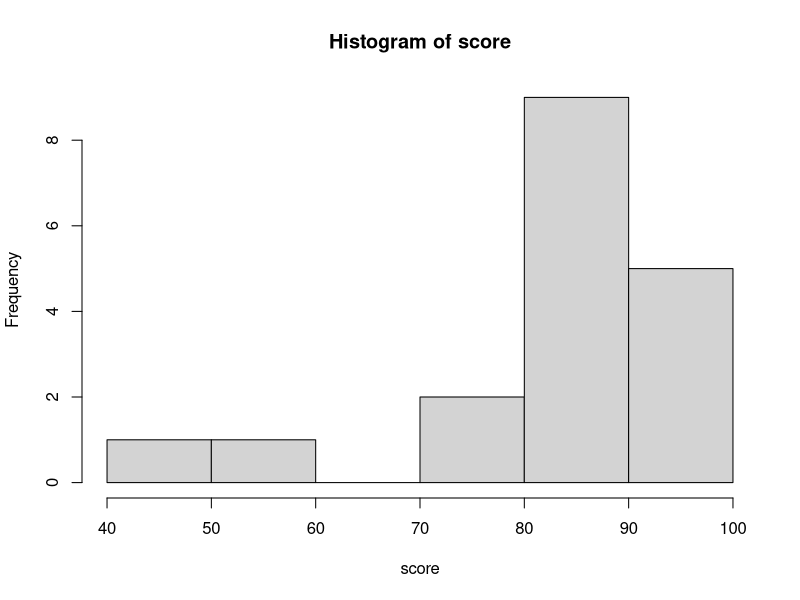
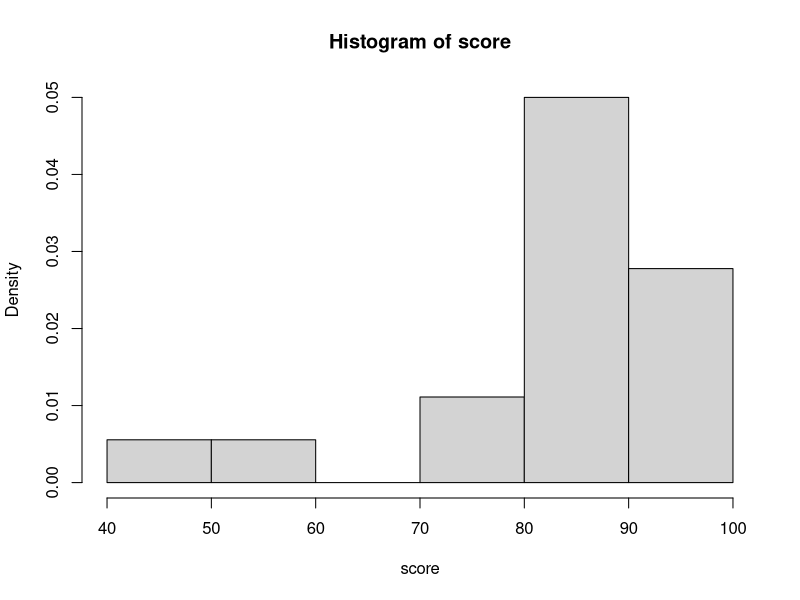
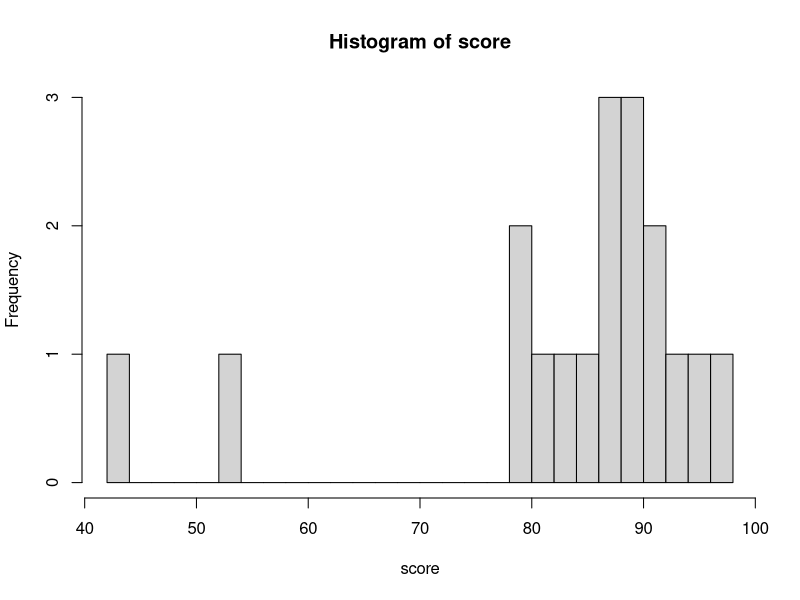
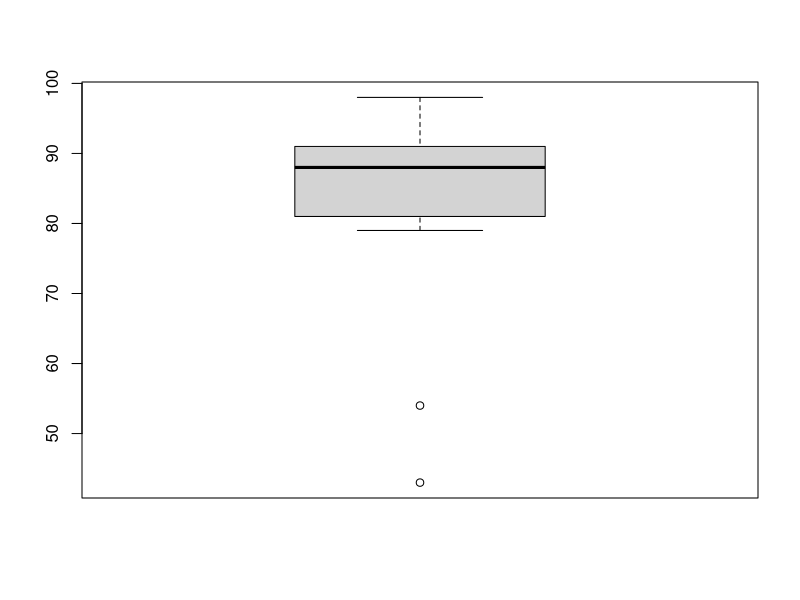
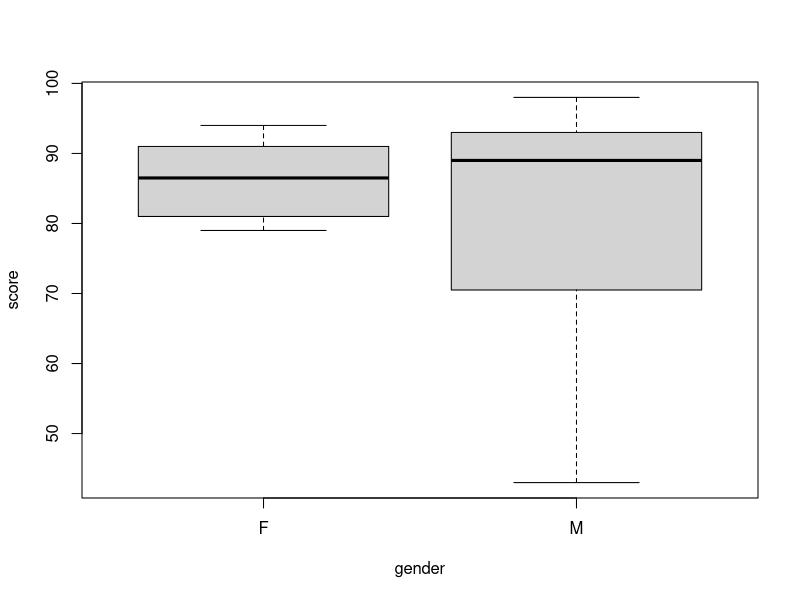
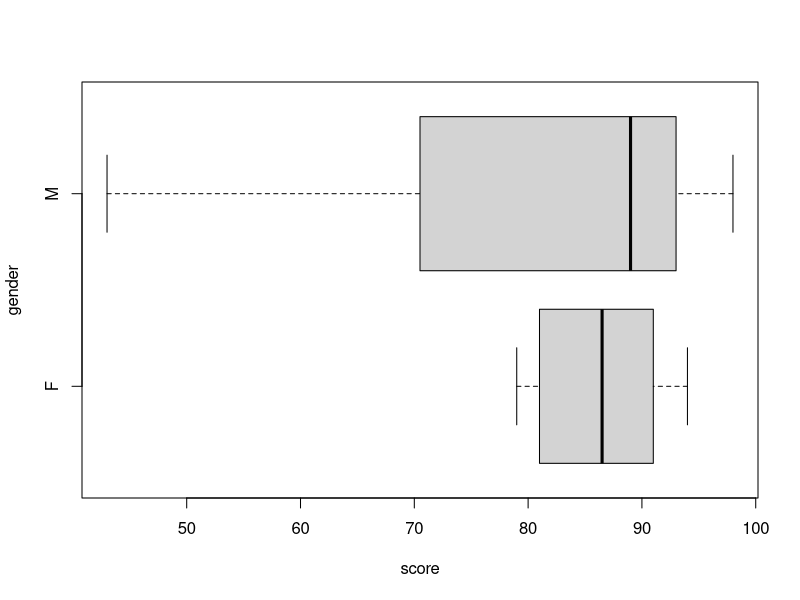
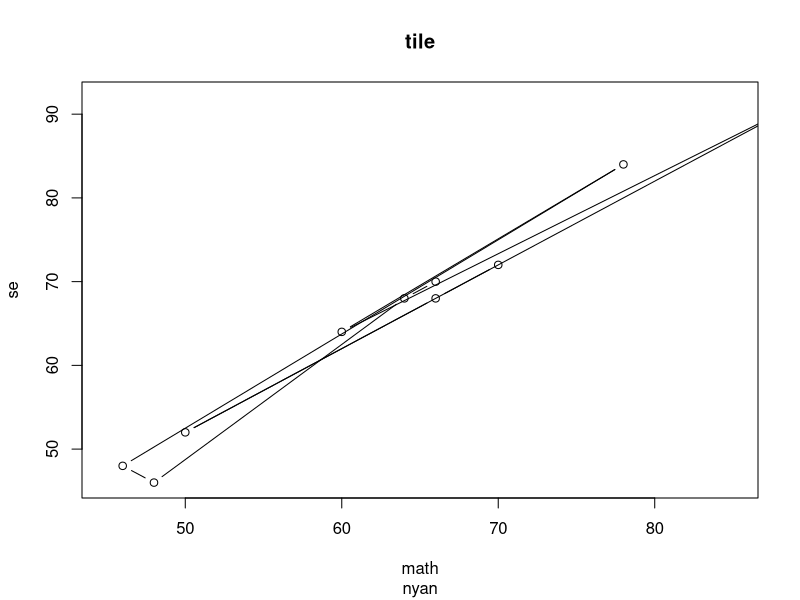

R code for these plots, in order: (Note: this script raises an error after producing the figures.)
## ---- chunk 1
knitr::opts_chunk$set(echo = TRUE)
## ---- chunk 2
gender <- factor(c(rep('M', 8), rep('F', 10)))
score <- c(98, 90, 96, 54, 43, 87, 88, 90, 94, 92, 81, 79, 85, 91, 79, 88, 89, 83)

## ---- chunk 3
hist(score)
hist(score, freq = F)
hist(score, breaks = 20)
## ---- chunk 4
stem(score)
stem(score, scale = 0.1)
## ---- chunk 5
boxplot(score)
boxplot(score ~ gender)
boxplot(score ~ gender, horizontal = TRUE)
## ---- chunk 6

## ---- chunk 7
math <- c(66, 64, 48, 46, 78, 60, 90, 50, 66, 70)
phy <- c(70, 68, 46, 48, 84, 64, 92, 52, 68, 72)
## ---- chunk 8
plot(math, phy, main = 'tile', sub = 'nyan', xlim = c(45, 85), ylab = 'se', type = 'b')
## ---- chunk 9
x <- c(1, 2, 3, 5, 6)
x[1]
x <- 5:10
x
x <- rep(c(1, 2, 3), each = 5)
x
x <- rep(c(1, 2, 4), 5)
x
x <- seq(1, 10, 2)
x
x <- seq(1, 10, length = 5)
x
rm(x)
x
x <- sample(c(1, 2, 4), size = 5, replace = TRUE)
x
## ---- chunk 10
x1 <- c(1, 2, 3, 4, 5)
x2 <- c(6, 7, 8, 9, 10)
x3 <- seq(11, 15)
x4 <- sample(c(1, 2, 4), size = 5, replace = TRUE)

X <- rbind(x1, x2, x3, x4)
X
X <- cbind(x1, x2, x3, x4)
X
## ---- chunk 11
x <- seq(-3, 3, by = 0.01)
fx <- dnorm(x, mean = 0, sd = 1) #확률밀도함수
plot(x, fx, type = 'l', main = 'pdf of normal distribution')
px <- pnorm(x, mean = 0, sd = 1, lower.tail = TRUE)
plot(x, px, type = 'l', main = 'cdf of normal distribution')
qx <- qnorm(px, mean = 0, sd = 1, lower.tail = TRUE)
## ---- chunk 12
par(mfrow = c(1, 3))
plot(x, fx, type = 'b', main = 'pdf of normal distribution')
plot(x, px, type = 'l', main = 'cdf of normal distribution')
plot(px, qx, type = 'l', main = 'quantile for px')
dev.off()
## ---- chunk 13
x <- 0:10
fx <- dbinom(x, size = 10, prob = 0.3)
plot(x, fx, type = 'h', main = 'pdf of normal distribution') #막대형 히스토그램
px <- pbinom(x, size = 10, prob = 0.3)
plot(x, px, type = 'h', main = 'cdf of normal distribution')
## ---- chunk 14
x <- seq(0, 10, by = 0.01)
fx <- dchisq(x, df = 12)
fx
## ---- chunk 15
s1 <- sample(c(1, 2, 4), size = 5, replace = TRUE)
s2 <- runif(n = 10, min = 0, max = 2) #random from uniform
## ---- chunk 16
qqnorm()
qqline()
